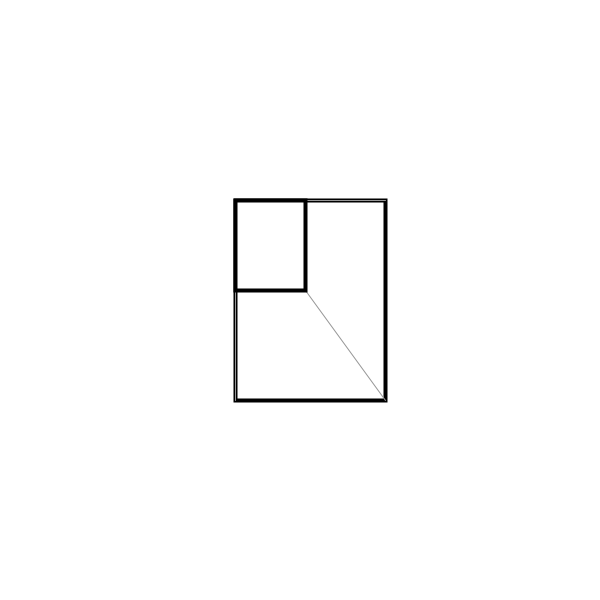
Frame 1 (no input)
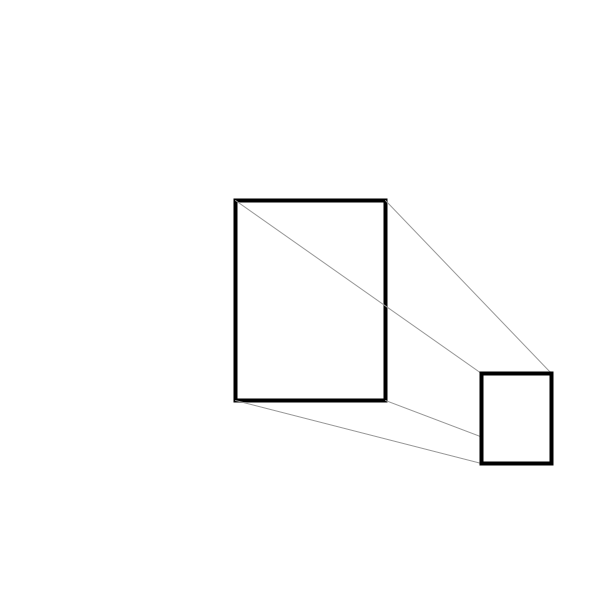
Frame 60 (the mouse pressed at the canvas centre just before this capture)
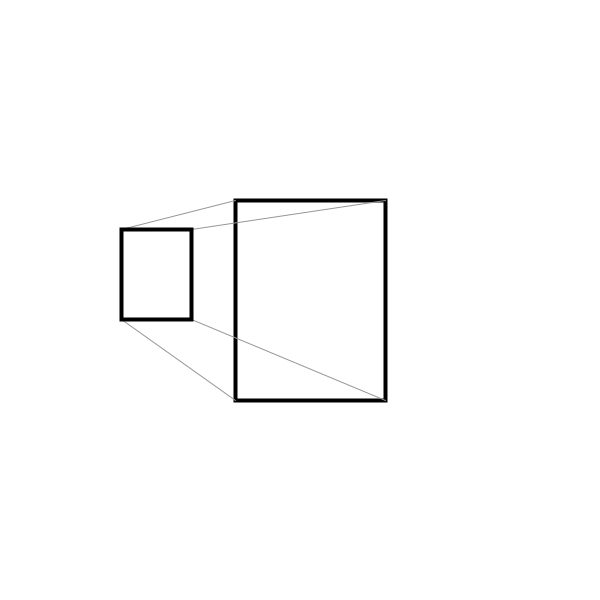
Frame 120 (the mouse held since frame 60 and released just before this capture)

The Processing sketch that drew these frames (run headless with seeded random() and noise(); from frame 60 on, the mouse is pressed at the canvas centre):

// Processing sketch: processing_172632
// ── processing_172632.pde


float speedX = 6;
float speedY = 2.5;

//first big rect 
float big1X = 235;
float big1Y = 200;
float big1Width = 150;
float big1Height = 200;

//small rect 
float small1X = 235;
float small1Y = 200;
float small1Width = 70;
float small1Height = 90;




void setup() {
  size(600, 600);
  background(255);
  smooth();
}

void rect1() {
  noFill();
  stroke(0);
  strokeWeight(4);
  rect(big1X, big1Y, big1Width, big1Height); 
}

void rect2() {
  fill(255);
  stroke(0);
  strokeWeight(4);
  rect(small1X, small1Y, small1Width, small1Height);
}




void lines() {
  stroke(150);
  strokeWeight(1);
  line(235, 200, small1X, small1Y);
  line(235, 400, small1X, small1Y + small1Height);
  line(small1X + small1Width, small1Y, 385,200);
  line(small1X + small1Width, small1Y + small1Height, 385, 400);

}

void move() {
  small1X = small1X + speedX;
  small1Y = small1Y + speedY;
}


void bounce() {
  if (small1X>width-small1Width) {
    speedX = speedX * -1;
  }
  if (small1X<0) {
    speedX = speedX * -1;
  }
  if (small1Y>height-small1Height) {
    speedY = speedY * -1;
  }
  if (small1Y<0 ) {
    speedY = speedY * -1;
  }
}

void gravity() {
  speedY += 0.2;


}

void draw() {
  background(255);
  rect1();
  lines();
  rect2();
  move();
  bounce(); 
  gravity();
}
